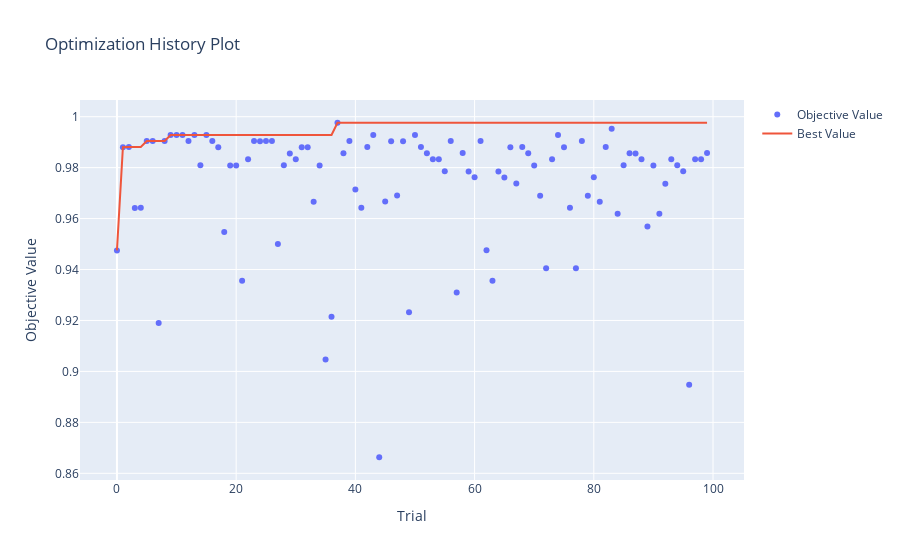
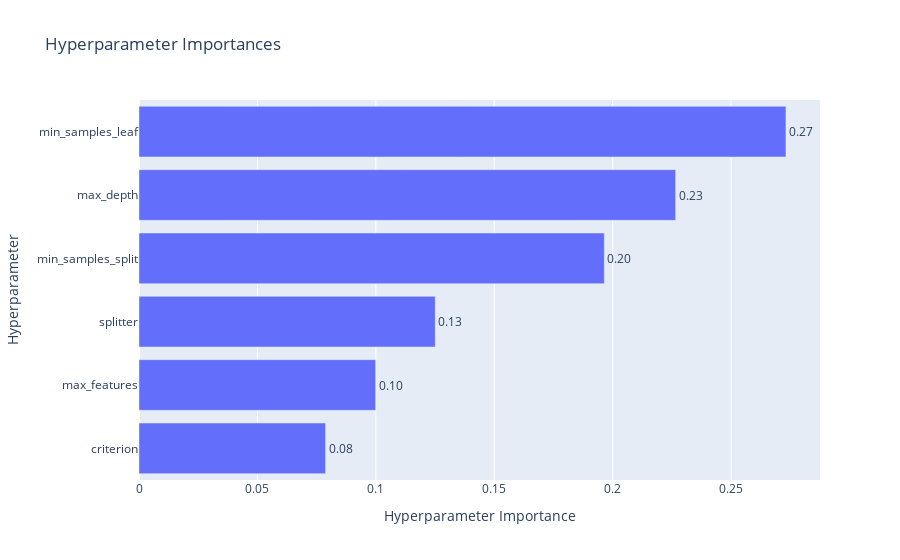
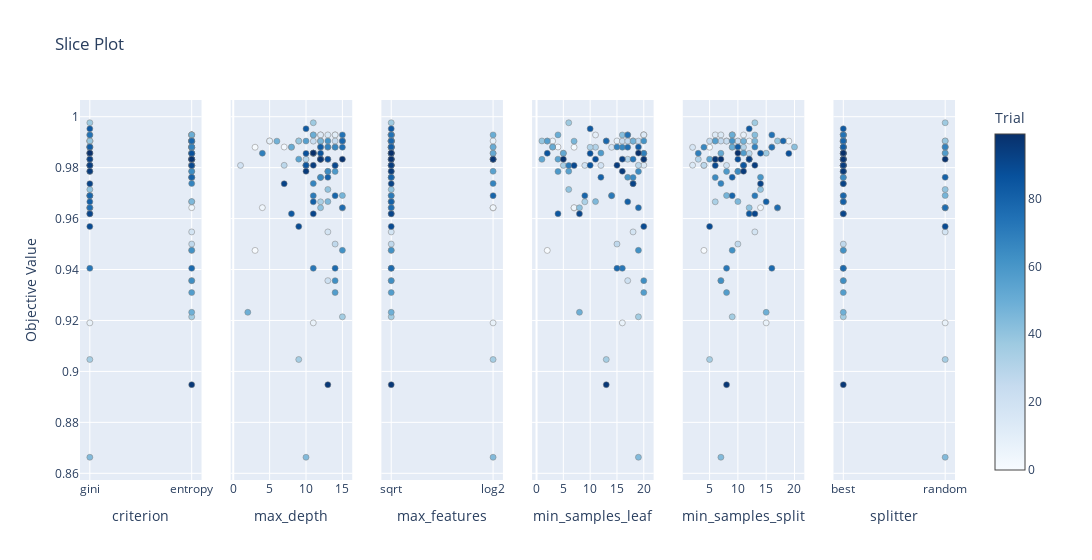

Notebook source saved alongside these figures, in order:
### Code cell
import pandas as pd
import numpy as np
from sklearn.tree import DecisionTreeClassifier
from sklearn.model_selection import GroupKFold
from sklearn.metrics import accuracy_score
import optuna

# Load the data
file_path = "AF3_FeatReduc.xlsx"
data = pd.read_excel(file_path)
y = data["Type"]
X = data.iloc[:, 1:-1]
subjects = data["Sub"]

# Define the cross-validation strategy
gkf = GroupKFold(n_splits=7)  # Since there are 7 players

# Define the objective function for Optuna
def objective(trial):
    # Hyperparameters to tune for DecisionTreeClassifier
    param = {
        'criterion': trial.suggest_categorical('criterion', ['gini', 'entropy']),
        'splitter': trial.suggest_categorical('splitter', ['best', 'random']),
        'max_depth': trial.suggest_int('max_depth', 1, 15),
        'min_samples_split': trial.suggest_int('min_samples_split', 2, 20),
        'min_samples_leaf': trial.suggest_int('min_samples_leaf', 1, 20),
        'max_features': trial.suggest_categorical('max_features', [ 'sqrt', 'log2', None])
    }
    
    # Storage for fold accuracy
    accuracies = []
    
    for train_idx, test_idx in gkf.split(X, y, groups=subjects):
        print("Training on subjects:", subjects.iloc[train_idx].unique(), "Testing on subject:", subjects.iloc[test_idx].unique())
        X_train, X_test = X.iloc[train_idx], X.iloc[test_idx]
        y_train, y_test = y.iloc[train_idx], y.iloc[test_idx]
        
        # Create and train Decision Tree model
        model = DecisionTreeClassifier(**param)
        model.fit(X_train, y_train)
        
        # Predict on test data
        preds = model.predict(X_test)
        acc = accuracy_score(y_test, preds)
        accuracies.append(acc)
    
    # Calculate the average accuracy across all folds
    average_accuracy = np.mean(accuracies)
    return average_accuracy

# Sampler with a seed for reproducibility
sampler = optuna.samplers.TPESampler(seed=42)

# Create a study object and optimize the objective
study = optuna.create_study(direction='maximize', sampler=sampler)
study.optimize(objective, n_trials=100)  # Modify `n_trials` as per computation resource availability

# Print best parameters
print("Best trial:")
trial = study.best_trial
print(" Accuracy: ", trial.value)
print(" Params: ")
for key, value in trial.params.items():
    print(f"    {key}: {value}")



best_params = study.best_params
best_score = study.best_value

print("Best Hyperparameters:", best_params)
print("Best Score for Top 50,000:", best_score)

history_plot = vis.plot_optimization_history(study)
history_plot.show()

importance_plot = vis.plot_param_importances(study)
importance_plot.show()

slice_plot = vis.plot_slice(study)
slice_plot.show()

### Figure 1 — Plotly figure (JSON) as saved in the notebook; plotly's stock layout.template omitted (floating-point values rounded to 4 significant figures)
{"data": [{"mode": "markers", "name": "Objective Value", "type": "scatter", "x": [0, 1, 2, 3, 4, 5, 6, 7, 8, 9, 10, 11, 12, 13, 14, 15, 16, 17, 18, 19, 20, 21, 22, 23, 24, 25, 26, 27, 28, 29, 30, 31, 32, 33, 34, 35, 36, 37, 38, 39, 40, 41, 42, 43, 44, 45, 46, 47, 48, 49, 50, 51, 52, 53, 54, 55, 56, 57, 58, 59, 60, 61, 62, 63, 64, 65, 66, 67, 68, 69, 70, 71, 72, 73, 74, 75, 76, 77, 78, 79, 80, 81, 82, 83, 84, 85, 86, 87, 88, 89, 90, 91, 92, 93, 94, 95, 96, 97, 98, 99], "y": [0.9475, 0.988, 0.9881, 0.9642, 0.9643, 0.9904, 0.9904, 0.919, 0.9905, 0.9928, 0.9928, 0.9929, 0.9904, 0.9929, 0.981, 0.9929, 0.9905, 0.988, 0.9548, 0.9809, 0.9809, 0.9356, 0.9833, 0.9904, 0.9904, 0.9904, 0.9904, 0.95, 0.9809, 0.9856, 0.9833, 0.988, 0.988, 0.9666, 0.9809, 0.9047, 0.9214, 0.9976, 0.9857, 0.9905, 0.9714, 0.9642, 0.9881, 0.9928, 0.8663, 0.9667, 0.9904, 0.969, 0.9904, 0.9232, 0.9929, 0.9881, 0.9856, 0.9833, 0.9833, 0.9786, 0.9904, 0.931, 0.9857, 0.9785, 0.9762, 0.9905, 0.9475, 0.9356, 0.9785, 0.9761, 0.988, 0.9738, 0.9881, 0.9856, 0.9808, 0.969, 0.9405, 0.9833, 0.9929, 0.988, 0.9643, 0.9405, 0.9905, 0.969, 0.9762, 0.9666, 0.9881, 0.9952, 0.9619, 0.9809, 0.9856, 0.9856, 0.9833, 0.9569, 0.9808, 0.9619, 0.9737, 0.9833, 0.9809, 0.9786, 0.8948, 0.9833, 0.9833, 0.9857]}, {"mode": "lines", "name": "Best Value", "type": "scatter", "x": [0, 1, 2, 3, 4, 5, 6, 7, 8, 9, 10, 11, 12, 13, 14, 15, 16, 17, 18, 19, 20, 21, 22, 23, 24, 25, 26, 27, 28, 29, 30, 31, 32, 33, 34, 35, 36, 37, 38, 39, 40, 41, 42, 43, 44, 45, 46, 47, 48, 49, 50, 51, 52, 53, 54, 55, 56, 57, 58, 59, 60, 61, 62, 63, 64, 65, 66, 67, 68, 69, 70, 71, 72, 73, 74, 75, 76, 77, 78, 79, 80, 81, 82, 83, 84, 85, 86, 87, 88, 89, 90, 91, 92, 93, 94, 95, 96, 97, 98, 99], "y": [0.9475, 0.988, 0.9881, 0.9881, 0.9881, 0.9904, 0.9904, 0.9904, 0.9905, 0.9928, 0.9928, 0.9929, 0.9929, 0.9929, 0.9929, 0.9929, 0.9929, 0.9929, 0.9929, 0.9929, 0.9929, 0.9929, 0.9929, 0.9929, 0.9929, 0.9929, 0.9929, 0.9929, 0.9929, 0.9929, 0.9929, 0.9929, 0.9929, 0.9929, 0.9929, 0.9929, 0.9929, 0.9976, 0.9976, 0.9976, 0.9976, 0.9976, 0.9976, 0.9976, 0.9976, 0.9976, 0.9976, 0.9976, 0.9976, 0.9976, 0.9976, 0.9976, 0.9976, 0.9976, 0.9976, 0.9976, 0.9976, 0.9976, 0.9976, 0.9976, 0.9976, 0.9976, 0.9976, 0.9976, 0.9976, 0.9976, 0.9976, 0.9976, 0.9976, 0.9976, 0.9976, 0.9976, 0.9976, 0.9976, 0.9976, 0.9976, 0.9976, 0.9976, 0.9976, 0.9976, 0.9976, 0.9976, 0.9976, 0.9976, 0.9976, 0.9976, 0.9976, 0.9976, 0.9976, 0.9976, 0.9976, 0.9976, 0.9976, 0.9976, 0.9976, 0.9976, 0.9976, 0.9976, 0.9976, 0.9976]}, {"marker": {"color": "#cccccc"}, "mode": "markers", "name": "Infeasible Trial", "showlegend": false, "type": "scatter", "x": [], "y": []}], "layout": {"title": {"text": "Optimization History Plot"}, "xaxis": {"title": {"text": "Trial"}}, "yaxis": {"title": {"text": "Objective Value"}}}}

### Figure 2 — Plotly figure (JSON) as saved in the notebook; plotly's stock layout.template omitted (floating-point values rounded to 4 significant figures)
{"data": [{"cliponaxis": false, "hovertemplate": ["criterion (CategoricalDistribution): 0.07879797090673246<extra></extra>", "max_features (CategoricalDistribution): 0.09992976213968036<extra></extra>", "splitter (CategoricalDistribution): 0.12508645759378126<extra></extra>", "min_samples_split (IntDistribution): 0.1964580864088194<extra></extra>", "max_depth (IntDistribution): 0.22658257783199087<extra></extra>", "min_samples_leaf (IntDistribution): 0.2731451451189955<extra></extra>"], "name": "Objective Value", "orientation": "h", "text": ["0.08", "0.10", "0.13", "0.20", "0.23", "0.27"], "textposition": "outside", "type": "bar", "x": [0.0788, 0.09993, 0.1251, 0.1965, 0.2266, 0.2731], "y": ["criterion", "max_features", "splitter", "min_samples_split", "max_depth", "min_samples_leaf"]}], "layout": {"title": {"text": "Hyperparameter Importances"}, "xaxis": {"title": {"text": "Hyperparameter Importance"}}, "yaxis": {"title": {"text": "Hyperparameter"}}}}

### Figure 3 — Plotly figure (JSON) as saved in the notebook; plotly's stock layout.template omitted (floating-point values rounded to 4 significant figures)
{"data": [{"marker": {"color": [0, 1, 2, 3, 4, 5, 6, 7, 8, 9, 10, 11, 12, 13, 14, 15, 16, 17, 18, 19, 20, 21, 22, 23, 24, 25, 26, 27, 28, 29, 30, 31, 32, 33, 34, 35, 36, 37, 38, 39, 40, 41, 42, 43, 44, 45, 46, 47, 48, 49, 50, 51, 52, 53, 54, 55, 56, 57, 58, 59, 60, 61, 62, 63, 64, 65, 66, 67, 68, 69, 70, 71, 72, 73, 74, 75, 76, 77, 78, 79, 80, 81, 82, 83, 84, 85, 86, 87, 88, 89, 90, 91, 92, 93, 94, 95, 96, 97, 98, 99], "colorbar": {"title": {"text": "Trial"}, "x": 1, "xpad": 40}, "colorscale": [[0, "rgb(247,251,255)"], [0.125, "rgb(222,235,247)"], [0.25, "rgb(198,219,239)"], [0.375, "rgb(158,202,225)"], [0.5, "rgb(107,174,214)"], [0.625, "rgb(66,146,198)"], [0.75, "rgb(33,113,181)"], [0.875, "rgb(8,81,156)"], [1, "rgb(8,48,107)"]], "line": {"color": "Grey", "width": 0.5}, "showscale": true}, "mode": "markers", "name": "Feasible Trial", "showlegend": false, "type": "scatter", "x": ["entropy", "entropy", "gini", "gini", "entropy", "gini", "gini", "gini", "gini", "entropy", "entropy", "entropy", "entropy", "entropy", "entropy", "entropy", "entropy", "entropy", "entropy", "entropy", "entropy", "entropy", "entropy", "entropy", "entropy", "entropy", "entropy", "entropy", "entropy", "entropy", "entropy", "entropy", "entropy", "entropy", "entropy", "gini", "entropy", "gini", "gini", "gini", "gini", "gini", "gini", "gini", "gini", "entropy", "entropy", "gini", "entropy", "entropy", "entropy", "entropy", "entropy", "entropy", "entropy", "entropy", "entropy", "entropy", "entropy", "gini", "entropy", "entropy", "entropy", "entropy", "entropy", "entropy", "entropy", "entropy", "entropy", "entropy", "gini", "gini", "gini", "gini", "gini", "gini", "gini", "entropy", "entropy", "gini", "entropy", "gini", "gini", "gini", "gini", "gini", "gini", "entropy", "entropy", "gini", "entropy", "gini", "gini", "gini", "gini", "gini", "entropy", "entropy", "entropy", "gini"], "xaxis": "x", "y": [0.9475, 0.988, 0.9881, 0.9642, 0.9643, 0.9904, 0.9904, 0.919, 0.9905, 0.9928, 0.9928, 0.9929, 0.9904, 0.9929, 0.981, 0.9929, 0.9905, 0.988, 0.9548, 0.9809, 0.9809, 0.9356, 0.9833, 0.9904, 0.9904, 0.9904, 0.9904, 0.95, 0.9809, 0.9856, 0.9833, 0.988, 0.988, 0.9666, 0.9809, 0.9047, 0.9214, 0.9976, 0.9857, 0.9905, 0.9714, 0.9642, 0.9881, 0.9928, 0.8663, 0.9667, 0.9904, 0.969, 0.9904, 0.9232, 0.9929, 0.9881, 0.9856, 0.9833, 0.9833, 0.9786, 0.9904, 0.931, 0.9857, 0.9785, 0.9762, 0.9905, 0.9475, 0.9356, 0.9785, 0.9761, 0.988, 0.9738, 0.9881, 0.9856, 0.9808, 0.969, 0.9405, 0.9833, 0.9929, 0.988, 0.9643, 0.9405, 0.9905, 0.969, 0.9762, 0.9666, 0.9881, 0.9952, 0.9619, 0.9809, 0.9856, 0.9856, 0.9833, 0.9569, 0.9808, 0.9619, 0.9737, 0.9833, 0.9809, 0.9786, 0.8948, 0.9833, 0.9833, 0.9857], "yaxis": "y"}, {"marker": {"color": [0, 1, 2, 3, 4, 5, 6, 7, 8, 9, 10, 11, 12, 13, 14, 15, 16, 17, 18, 19, 20, 21, 22, 23, 24, 25, 26, 27, 28, 29, 30, 31, 32, 33, 34, 35, 36, 37, 38, 39, 40, 41, 42, 43, 44, 45, 46, 47, 48, 49, 50, 51, 52, 53, 54, 55, 56, 57, 58, 59, 60, 61, 62, 63, 64, 65, 66, 67, 68, 69, 70, 71, 72, 73, 74, 75, 76, 77, 78, 79, 80, 81, 82, 83, 84, 85, 86, 87, 88, 89, 90, 91, 92, 93, 94, 95, 96, 97, 98, 99], "colorbar": {"title": {"text": "Trial"}, "x": 1, "xpad": 40}, "colorscale": [[0, "rgb(247,251,255)"], [0.125, "rgb(222,235,247)"], [0.25, "rgb(198,219,239)"], [0.375, "rgb(158,202,225)"], [0.5, "rgb(107,174,214)"], [0.625, "rgb(66,146,198)"], [0.75, "rgb(33,113,181)"], [0.875, "rgb(8,81,156)"], [1, "rgb(8,48,107)"]], "line": {"color": "Grey", "width": 0.5}, "showscale": false}, "mode": "markers", "name": "Feasible Trial", "showlegend": false, "type": "scatter", "x": [3, 3, 7, 15, 4, 9, 5, 11, 5, 12, 14, 14, 12, 12, 10, 13, 15, 8, 13, 1, 10, 13, 13, 15, 11, 14, 12, 14, 7, 11, 10, 12, 13, 12, 14, 9, 15, 11, 11, 9, 13, 12, 14, 11, 10, 13, 12, 15, 6, 2, 11, 8, 11, 12, 9, 13, 10, 14, 11, 14, 12, 13, 15, 14, 13, 12, 14, 11, 13, 4, 10, 11, 11, 12, 15, 15, 15, 14, 15, 14, 13, 11, 12, 10, 8, 10, 12, 10, 13, 9, 14, 11, 7, 12, 11, 10, 13, 12, 15, 11], "xaxis": "x2", "y": [0.9475, 0.988, 0.9881, 0.9642, 0.9643, 0.9904, 0.9904, 0.919, 0.9905, 0.9928, 0.9928, 0.9929, 0.9904, 0.9929, 0.981, 0.9929, 0.9905, 0.988, 0.9548, 0.9809, 0.9809, 0.9356, 0.9833, 0.9904, 0.9904, 0.9904, 0.9904, 0.95, 0.9809, 0.9856, 0.9833, 0.988, 0.988, 0.9666, 0.9809, 0.9047, 0.9214, 0.9976, 0.9857, 0.9905, 0.9714, 0.9642, 0.9881, 0.9928, 0.8663, 0.9667, 0.9904, 0.969, 0.9904, 0.9232, 0.9929, 0.9881, 0.9856, 0.9833, 0.9833, 0.9786, 0.9904, 0.931, 0.9857, 0.9785, 0.9762, 0.9905, 0.9475, 0.9356, 0.9785, 0.9761, 0.988, 0.9738, 0.9881, 0.9856, 0.9808, 0.969, 0.9405, 0.9833, 0.9929, 0.988, 0.9643, 0.9405, 0.9905, 0.969, 0.9762, 0.9666, 0.9881, 0.9952, 0.9619, 0.9809, 0.9856, 0.9856, 0.9833, 0.9569, 0.9808, 0.9619, 0.9737, 0.9833, 0.9809, 0.9786, 0.8948, 0.9833, 0.9833, 0.9857], "yaxis": "y2"}, {"marker": {"color": [0, 1, 2, 3, 4, 5, 6, 7, 8, 9, 10, 11, 12, 13, 14, 15, 16, 17, 18, 19, 20, 21, 22, 23, 24, 25, 26, 27, 28, 29, 30, 31, 32, 33, 34, 35, 36, 37, 38, 39, 40, 41, 42, 43, 44, 45, 46, 47, 48, 49, 50, 51, 52, 53, 54, 55, 56, 57, 58, 59, 60, 61, 62, 63, 64, 65, 66, 67, 68, 69, 70, 71, 72, 73, 74, 75, 76, 77, 78, 79, 80, 81, 82, 83, 84, 85, 86, 87, 88, 89, 90, 91, 92, 93, 94, 95, 96, 97, 98, 99], "colorbar": {"title": {"text": "Trial"}, "x": 1, "xpad": 40}, "colorscale": [[0, "rgb(247,251,255)"], [0.125, "rgb(222,235,247)"], [0.25, "rgb(198,219,239)"], [0.375, "rgb(158,202,225)"], [0.5, "rgb(107,174,214)"], [0.625, "rgb(66,146,198)"], [0.75, "rgb(33,113,181)"], [0.875, "rgb(8,81,156)"], [1, "rgb(8,48,107)"]], "line": {"color": "Grey", "width": 0.5}, "showscale": false}, "mode": "markers", "name": "Feasible Trial", "showlegend": false, "type": "scatter", "x": ["sqrt", "sqrt", "log2", "log2", "log2", null, null, "log2", "log2", "sqrt", "sqrt", "sqrt", "sqrt", "sqrt", "sqrt", "sqrt", "sqrt", null, "sqrt", "sqrt", null, "sqrt", "sqrt", "sqrt", "sqrt", "sqrt", "sqrt", "sqrt", null, "sqrt", "sqrt", "sqrt", "sqrt", "sqrt", "sqrt", "log2", "sqrt", "sqrt", "log2", null, "sqrt", "sqrt", "sqrt", "sqrt", "log2", "sqrt", "sqrt", "sqrt", null, "sqrt", "log2", "log2", "log2", "log2", "log2", "log2", "sqrt", "sqrt", "sqrt", null, "sqrt", "sqrt", "sqrt", "sqrt", "sqrt", "sqrt", "sqrt", "log2", "sqrt", "sqrt", null, "sqrt", "sqrt", "sqrt", "sqrt", "sqrt", "sqrt", "sqrt", "sqrt", "log2", "sqrt", "sqrt", "sqrt", "sqrt", "sqrt", "sqrt", "sqrt", "sqrt", "log2", "sqrt", null, "sqrt", "sqrt", "sqrt", "sqrt", "sqrt", "sqrt", "log2", "sqrt", "sqrt"], "xaxis": "x3", "y": [0.9475, 0.988, 0.9881, 0.9642, 0.9643, 0.9904, 0.9904, 0.919, 0.9905, 0.9928, 0.9928, 0.9929, 0.9904, 0.9929, 0.981, 0.9929, 0.9905, 0.988, 0.9548, 0.9809, 0.9809, 0.9356, 0.9833, 0.9904, 0.9904, 0.9904, 0.9904, 0.95, 0.9809, 0.9856, 0.9833, 0.988, 0.988, 0.9666, 0.9809, 0.9047, 0.9214, 0.9976, 0.9857, 0.9905, 0.9714, 0.9642, 0.9881, 0.9928, 0.8663, 0.9667, 0.9904, 0.969, 0.9904, 0.9232, 0.9929, 0.9881, 0.9856, 0.9833, 0.9833, 0.9786, 0.9904, 0.931, 0.9857, 0.9785, 0.9762, 0.9905, 0.9475, 0.9356, 0.9785, 0.9761, 0.988, 0.9738, 0.9881, 0.9856, 0.9808, 0.969, 0.9405, 0.9833, 0.9929, 0.988, 0.9643, 0.9405, 0.9905, 0.969, 0.9762, 0.9666, 0.9881, 0.9952, 0.9619, 0.9809, 0.9856, 0.9856, 0.9833, 0.9569, 0.9808, 0.9619, 0.9737, 0.9833, 0.9809, 0.9786, 0.8948, 0.9833, 0.9833, 0.9857], "yaxis": "y3"}, {"marker": {"color": [0, 1, 2, 3, 4, 5, 6, 7, 8, 9, 10, 11, 12, 13, 14, 15, 16, 17, 18, 19, 20, 21, 22, 23, 24, 25, 26, 27, 28, 29, 30, 31, 32, 33, 34, 35, 36, 37, 38, 39, 40, 41, 42, 43, 44, 45, 46, 47, 48, 49, 50, 51, 52, 53, 54, 55, 56, 57, 58, 59, 60, 61, 62, 63, 64, 65, 66, 67, 68, 69, 70, 71, 72, 73, 74, 75, 76, 77, 78, 79, 80, 81, 82, 83, 84, 85, 86, 87, 88, 89, 90, 91, 92, 93, 94, 95, 96, 97, 98, 99], "colorbar": {"title": {"text": "Trial"}, "x": 1, "xpad": 40}, "colorscale": [[0, "rgb(247,251,255)"], [0.125, "rgb(222,235,247)"], [0.25, "rgb(198,219,239)"], [0.375, "rgb(158,202,225)"], [0.5, "rgb(107,174,214)"], [0.625, "rgb(66,146,198)"], [0.75, "rgb(33,113,181)"], [0.875, "rgb(8,81,156)"], [1, "rgb(8,48,107)"]], "line": {"color": "Grey", "width": 0.5}, "showscale": false}, "mode": "markers", "name": "Feasible Trial", "showlegend": false, "type": "scatter", "x": [2, 7, 4, 7, 7, 2, 3, 16, 15, 11, 20, 20, 13, 20, 20, 17, 18, 14, 18, 12, 9, 17, 20, 18, 16, 19, 17, 15, 19, 20, 17, 11, 10, 9, 5, 13, 19, 6, 5, 1, 6, 8, 3, 16, 19, 11, 7, 14, 18, 8, 4, 3, 5, 1, 4, 6, 2, 20, 12, 4, 17, 20, 19, 20, 19, 18, 16, 18, 15, 20, 6, 14, 16, 18, 17, 17, 19, 15, 13, 9, 12, 17, 19, 10, 4, 10, 2, 10, 11, 20, 7, 8, 18, 16, 15, 16, 13, 20, 5, 19], "xaxis": "x4", "y": [0.9475, 0.988, 0.9881, 0.9642, 0.9643, 0.9904, 0.9904, 0.919, 0.9905, 0.9928, 0.9928, 0.9929, 0.9904, 0.9929, 0.981, 0.9929, 0.9905, 0.988, 0.9548, 0.9809, 0.9809, 0.9356, 0.9833, 0.9904, 0.9904, 0.9904, 0.9904, 0.95, 0.9809, 0.9856, 0.9833, 0.988, 0.988, 0.9666, 0.9809, 0.9047, 0.9214, 0.9976, 0.9857, 0.9905, 0.9714, 0.9642, 0.9881, 0.9928, 0.8663, 0.9667, 0.9904, 0.969, 0.9904, 0.9232, 0.9929, 0.9881, 0.9856, 0.9833, 0.9833, 0.9786, 0.9904, 0.931, 0.9857, 0.9785, 0.9762, 0.9905, 0.9475, 0.9356, 0.9785, 0.9761, 0.988, 0.9738, 0.9881, 0.9856, 0.9808, 0.969, 0.9405, 0.9833, 0.9929, 0.988, 0.9643, 0.9405, 0.9905, 0.969, 0.9762, 0.9666, 0.9881, 0.9952, 0.9619, 0.9809, 0.9856, 0.9856, 0.9833, 0.9569, 0.9808, 0.9619, 0.9737, 0.9833, 0.9809, 0.9786, 0.8948, 0.9833, 0.9833, 0.9857], "yaxis": "y4"}, {"marker": {"color": [0, 1, 2, 3, 4, 5, 6, 7, 8, 9, 10, 11, 12, 13, 14, 15, 16, 17, 18, 19, 20, 21, 22, 23, 24, 25, 26, 27, 28, 29, 30, 31, 32, 33, 34, 35, 36, 37, 38, 39, 40, 41, 42, 43, 44, 45, 46, 47, 48, 49, 50, 51, 52, 53, 54, 55, 56, 57, 58, 59, 60, 61, 62, 63, 64, 65, 66, 67, 68, 69, 70, 71, 72, 73, 74, 75, 76, 77, 78, 79, 80, 81, 82, 83, 84, 85, 86, 87, 88, 89, 90, 91, 92, 93, 94, 95, 96, 97, 98, 99], "colorbar": {"title": {"text": "Trial"}, "x": 1, "xpad": 40}, "colorscale": [[0, "rgb(247,251,255)"], [0.125, "rgb(222,235,247)"], [0.25, "rgb(198,219,239)"], [0.375, "rgb(158,202,225)"], [0.5, "rgb(107,174,214)"], [0.625, "rgb(66,146,198)"], [0.75, "rgb(33,113,181)"], [0.875, "rgb(8,81,156)"], [1, "rgb(8,48,107)"]], "line": {"color": "Grey", "width": 0.5}, "showscale": false}, "mode": "markers", "name": "Feasible Trial", "showlegend": false, "type": "scatter", "x": [4, 5, 16, 17, 14, 19, 12, 15, 8, 11, 9, 9, 10, 6, 2, 7, 6, 2, 13, 4, 8, 7, 6, 10, 8, 5, 7, 10, 4, 12, 3, 11, 9, 6, 11, 5, 9, 13, 15, 17, 14, 12, 20, 13, 7, 10, 13, 8, 11, 15, 9, 9, 7, 12, 5, 10, 6, 8, 11, 8, 14, 9, 9, 7, 10, 6, 4, 7, 13, 3, 11, 13, 8, 12, 16, 16, 17, 16, 18, 9, 9, 15, 10, 12, 12, 11, 14, 19, 10, 5, 6, 13, 14, 12, 13, 11, 8, 6, 7, 10], "xaxis": "x5", "y": [0.9475, 0.988, 0.9881, 0.9642, 0.9643, 0.9904, 0.9904, 0.919, 0.9905, 0.9928, 0.9928, 0.9929, 0.9904, 0.9929, 0.981, 0.9929, 0.9905, 0.988, 0.9548, 0.9809, 0.9809, 0.9356, 0.9833, 0.9904, 0.9904, 0.9904, 0.9904, 0.95, 0.9809, 0.9856, 0.9833, 0.988, 0.988, 0.9666, 0.9809, 0.9047, 0.9214, 0.9976, 0.9857, 0.9905, 0.9714, 0.9642, 0.9881, 0.9928, 0.8663, 0.9667, 0.9904, 0.969, 0.9904, 0.9232, 0.9929, 0.9881, 0.9856, 0.9833, 0.9833, 0.9786, 0.9904, 0.931, 0.9857, 0.9785, 0.9762, 0.9905, 0.9475, 0.9356, 0.9785, 0.9761, 0.988, 0.9738, 0.9881, 0.9856, 0.9808, 0.969, 0.9405, 0.9833, 0.9929, 0.988, 0.9643, 0.9405, 0.9905, 0.969, 0.9762, 0.9666, 0.9881, 0.9952, 0.9619, 0.9809, 0.9856, 0.9856, 0.9833, 0.9569, 0.9808, 0.9619, 0.9737, 0.9833, 0.9809, 0.9786, 0.8948, 0.9833, 0.9833, 0.9857], "yaxis": "y5"}, {"marker": {"color": [0, 1, 2, 3, 4, 5, 6, 7, 8, 9, 10, 11, 12, 13, 14, 15, 16, 17, 18, 19, 20, 21, 22, 23, 24, 25, 26, 27, 28, 29, 30, 31, 32, 33, 34, 35, 36, 37, 38, 39, 40, 41, 42, 43, 44, 45, 46, 47, 48, 49, 50, 51, 52, 53, 54, 55, 56, 57, 58, 59, 60, 61, 62, 63, 64, 65, 66, 67, 68, 69, 70, 71, 72, 73, 74, 75, 76, 77, 78, 79, 80, 81, 82, 83, 84, 85, 86, 87, 88, 89, 90, 91, 92, 93, 94, 95, 96, 97, 98, 99], "colorbar": {"title": {"text": "Trial"}, "x": 1, "xpad": 40}, "colorscale": [[0, "rgb(247,251,255)"], [0.125, "rgb(222,235,247)"], [0.25, "rgb(198,219,239)"], [0.375, "rgb(158,202,225)"], [0.5, "rgb(107,174,214)"], [0.625, "rgb(66,146,198)"], [0.75, "rgb(33,113,181)"], [0.875, "rgb(8,81,156)"], [1, "rgb(8,48,107)"]], "line": {"color": "Grey", "width": 0.5}, "showscale": false}, "mode": "markers", "name": "Feasible Trial", "showlegend": false, "type": "scatter", "x": ["best", "best", "random", "random", "random", "best", "best", "random", "best", "best", "best", "best", "best", "best", "best", "best", "best", "best", "random", "best", "best", "best", "best", "best", "best", "best", "random", "best", "best", "best", "best", "best", "best", "best", "best", "random", "best", "random", "random", "random", "random", "random", "random", "best", "random", "best", "best", "random", "best", "best", "best", "best", "best", "best", "best", "best", "best", "best", "random", "best", "best", "best", "best", "best", "best", "best", "best", "best", "random", "best", "best", "best", "best", "best", "best", "best", "random", "best", "best", "best", "random", "best", "best", "best", "best", "best", "best", "best", "best", "random", "best", "best", "best", "best", "best", "best", "best", "best", "random", "best"], "xaxis": "x6", "y": [0.9475, 0.988, 0.9881, 0.9642, 0.9643, 0.9904, 0.9904, 0.919, 0.9905, 0.9928, 0.9928, 0.9929, 0.9904, 0.9929, 0.981, 0.9929, 0.9905, 0.988, 0.9548, 0.9809, 0.9809, 0.9356, 0.9833, 0.9904, 0.9904, 0.9904, 0.9904, 0.95, 0.9809, 0.9856, 0.9833, 0.988, 0.988, 0.9666, 0.9809, 0.9047, 0.9214, 0.9976, 0.9857, 0.9905, 0.9714, 0.9642, 0.9881, 0.9928, 0.8663, 0.9667, 0.9904, 0.969, 0.9904, 0.9232, 0.9929, 0.9881, 0.9856, 0.9833, 0.9833, 0.9786, 0.9904, 0.931, 0.9857, 0.9785, 0.9762, 0.9905, 0.9475, 0.9356, 0.9785, 0.9761, 0.988, 0.9738, 0.9881, 0.9856, 0.9808, 0.969, 0.9405, 0.9833, 0.9929, 0.988, 0.9643, 0.9405, 0.9905, 0.969, 0.9762, 0.9666, 0.9881, 0.9952, 0.9619, 0.9809, 0.9856, 0.9856, 0.9833, 0.9569, 0.9808, 0.9619, 0.9737, 0.9833, 0.9809, 0.9786, 0.8948, 0.9833, 0.9833, 0.9857], "yaxis": "y6"}], "layout": {"title": {"text": "Slice Plot"}, "width": 1800, "xaxis": {"anchor": "y", "categoryarray": ["gini", "entropy"], "categoryorder": "array", "domain": [0, 0.1389], "title": {"text": "criterion"}, "type": "category"}, "xaxis2": {"anchor": "y2", "domain": [0.1722, 0.3111], "title": {"text": "max_depth"}}, "xaxis3": {"anchor": "y3", "categoryarray": ["sqrt", "log2", null], "categoryorder": "array", "domain": [0.3444, 0.4833], "title": {"text": "max_features"}, "type": "category"}, "xaxis4": {"anchor": "y4", "domain": [0.5167, 0.6556], "title": {"text": "min_samples_leaf"}}, "xaxis5": {"anchor": "y5", "domain": [0.6889, 0.8278], "title": {"text": "min_samples_split"}}, "xaxis6": {"anchor": "y6", "categoryarray": ["best", "random"], "categoryorder": "array", "domain": [0.8611, 1], "title": {"text": "splitter"}, "type": "category"}, "yaxis": {"anchor": "x", "domain": [0, 1], "title": {"text": "Objective Value"}}, "yaxis2": {"anchor": "x2", "domain": [0, 1], "matches": "y", "showticklabels": false}, "yaxis3": {"anchor": "x3", "domain": [0, 1], "matches": "y", "showticklabels": false}, "yaxis4": {"anchor": "x4", "domain": [0, 1], "matches": "y", "showticklabels": false}, "yaxis5": {"anchor": "x5", "domain": [0, 1], "matches": "y", "showticklabels": false}, "yaxis6": {"anchor": "x6", "domain": [0, 1], "matches": "y", "showticklabels": false}}}
